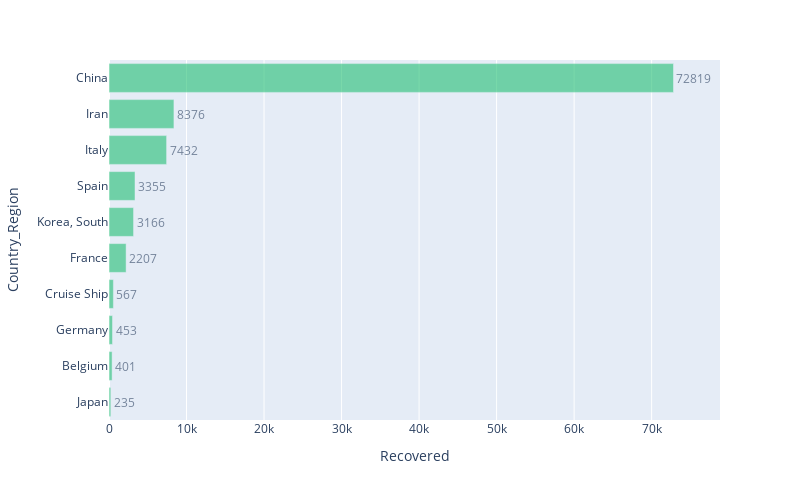

Write notebook code for a chart like this one.
### Markdown cell above
### Soignés

### Code cell
top10Recovered = px.bar(classement.sort_values('Recovered', ascending=False).head(10).sort_values('Recovered', ascending=True), 
             x="Recovered", y="Country_Region", text='Recovered', orientation='h', 
             width=800, height=500, range_x = [0, max(classement['Recovered'])+6000])
top10Recovered.update_traces(marker_color=colorCyan, opacity=0.6, textposition='outside')
iplot(top10Recovered)

### Figure 1 — Plotly figure (JSON) as saved in the notebook; plotly's stock layout.template omitted (floating-point values rounded to 4 significant figures)
{"data": [{"alignmentgroup": "True", "hoverlabel": {"namelength": 0}, "hovertemplate": "Recovered=%{text}<br>Country_Region=%{y}", "legendgroup": "", "marker": {"color": "#21bf73"}, "name": "", "offsetgroup": "", "opacity": 0.6, "orientation": "h", "showlegend": false, "text": [235, 401, 453, 567, 2207, 3166, 3355, 7432, 8376, 72819], "textposition": "outside", "type": "bar", "x": [235, 401, 453, 567, 2207, 3166, 3355, 7432, 8376, 72819], "xaxis": "x", "y": ["Japan", "Belgium", "Germany", "Cruise Ship", "France", "Korea, South", "Spain", "Italy", "Iran", "China"], "yaxis": "y"}], "layout": {"barmode": "relative", "height": 500, "legend": {"tracegroupgap": 0}, "margin": {"t": 60}, "width": 800, "xaxis": {"anchor": "y", "domain": [0, 1], "range": [0, 78819], "title": {"text": "Recovered"}}, "yaxis": {"anchor": "x", "domain": [0, 1], "title": {"text": "Country_Region"}}}}
